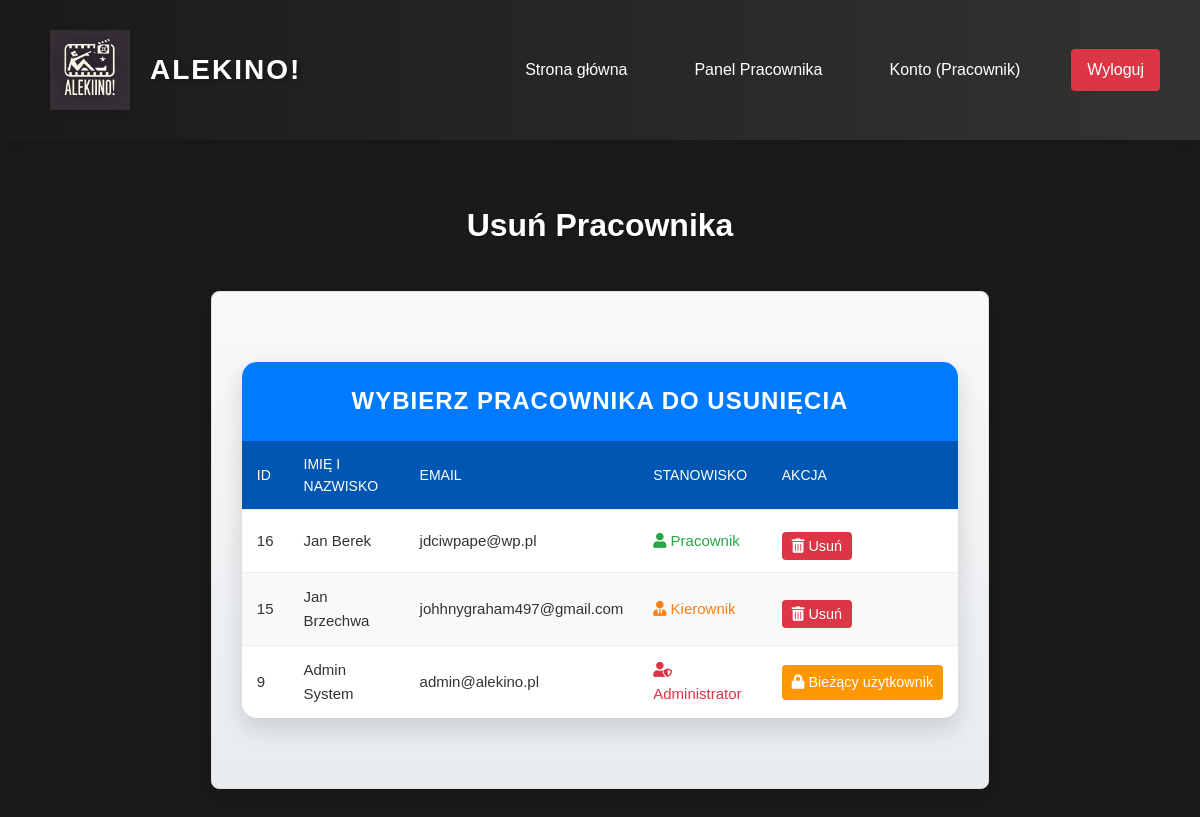
/admin/usun_pracownika.php (signed in), run on the app's committed database.
### tables this page shows
CREATE TABLE `pracownicy` (
  `pracownik_id` int(11) NOT NULL,
  `imie` varchar(50) NOT NULL,
  `nazwisko` varchar(50) NOT NULL,
  `email` varchar(100) NOT NULL,
  `telefon` varchar(15) DEFAULT NULL,
  `haslo` varchar(255) NOT NULL,
  `stanowisko` enum('admin','kierownik','pracownik') NOT NULL,
  `data_zatrudnienia` datetime DEFAULT current_timestamp()
);

### admin/usun_pracownika.php (the view, shortened to what this page needs)
<?php
$conn = new mysqli(DB_HOST, DB_USER, DB_PASS, DB_NAME);
$pracownicy = [];
$query = "SELECT pracownik_id, imie, nazwisko, email, stanowisko FROM pracownicy ORDER BY nazwisko, imie";
$result = $conn->query($query);
if ($result && $result->num_rows > 0) {
    while ($row = $result->fetch_assoc()) {
        $pracownicy[] = $row;
    }
}
?>
<!DOCTYPE html>
<html lang="pl">
<head>
    <link rel="stylesheet" href="../zasoby/css/style.css">
    <link rel="stylesheet" href="https://cdnjs.cloudflare.com/ajax/libs/font-awesome/5.15.4/css/all.min.css">
</head>
<body>
    <header>
        <div class="logo-container">
            <img src="../zdjecia/logo/logo.png" alt="Alekino Logo">
            <h1>Alekino!</h1>
        </div>
        <nav>
            <ul>
                <li><a href="../index.php">Strona główna</a></li>
                <li><a href="panel_pracownika.php">Panel Pracownika</a></li>
                <?php if (isset($_SESSION['pracownik_id'])): ?>
                    <li><a href="konto_pracownika.php">Konto (Pracownik)</a></li>
                    <li><a href="../autoryzacja/logout.php" class="logout-btn">Wyloguj</a></li>
                <?php endif; ?>
            </ul>
        </nav>
    </header>
    <main class="admin-panel">
        <h1>Usuń Pracownika</h1>
        <div class="admin-form" style="background: linear-gradient(to bottom, #f8f9fa, #e9ecef); max-width: 95%;">
            <?php if (isset($pracownik_do_usuniecia)): ?>
                <div class="account-container">
                    <div class="account-header">
                        <i class="fas fa-exclamation-triangle profile-icon" style="color: #dc3545;"></i>
                        <h2>Potwierdzenie usunięcia</h2>
                    </div>
                    <p>Czy na pewno chcesz usunąć tego pracownika? Ta operacja jest nieodwracalna.</p>
                    <div class="user-data-container">
                        <div class="data-box">
                            <div class="data-icon">
                                <i class="fas fa-id-badge"></i>
                            </div>
                            <div class="data-content">
                                <h3>ID</h3>
                                <p><?php echo $pracownik_do_usuniecia['pracownik_id']; ?></p>
                            </div>
                        </div>
                        <div class="data-box">
                            <div class="data-icon">
                                <i class="fas fa-user"></i>
                            </div>
                            <div class="data-content">
                                <h3>Imię i nazwisko</h3>
                                <p><?php echo htmlspecialchars($pracownik_do_usuniecia['imie'] . ' ' . $pracownik_do_usuniecia['nazwisko']); ?>
                                </p>
                            </div>
                        </div>
                        <div class="data-box">
                            <div class="data-icon">
                                <i class="fas fa-envelope"></i>
                            </div>
                            <div class="data-content">
                                <h3>Email</h3>
                                <p><?php echo htmlspecialchars($pracownik_do_usuniecia['email']); ?></p>
                            </div>
                        </div>
                        <div class="data-box">
                            <div class="data-icon">
                                <i class="fas fa-briefcase"></i>
                            </div>
                            <div class="data-content">
                                <h3>Stanowisko</h3>
                                <p><?php echo htmlspecialchars($pracownik_do_usuniecia['stanowisko']); ?></p>
                            </div>
                        </div>
                    </div>
                    <div class="account-actions">
                        <form method="POST" action="">
                            <input type="hidden" name="pracownik_id"
                                value="<?php echo $pracownik_do_usuniecia['pracownik_id']; ?>">
                            <button type="submit" name="usun_pracownika" class="cancel-btn">
                                <i class="fas fa-trash-alt"></i> Tak, usuń pracownika
                            </button>
                        </form>
                        <a href="usun_pracownika.php" class="return-btn">
                            <i class="fas fa-times"></i> Anuluj
                        </a>
                    </div>
                </div>
            <?php else: ?>
                <div class="employee-list">
                    <h2>Wybierz pracownika do usunięcia</h2>
                    <?php if (empty($pracownicy)): ?>
                        <p>Brak pracowników w systemie.</p>
                    <?php else: ?>
                        <table>
                            <thead>
                                <tr>
                                    <th>ID</th>
                                    <th>Imię i Nazwisko</th>
                                    <th>Email</th>
                                    <th>Stanowisko</th>
                                    <th>Akcja</th>
                                </tr>
                            </thead>
                            <tbody>
                                <?php foreach ($pracownicy as $pracownik): ?>
                                    <tr>
                                        <td><?php echo $pracownik['pracownik_id']; ?></td>
                                        <td><?php echo htmlspecialchars($pracownik['imie'] . ' ' . $pracownik['nazwisko']); ?></td>
                                        <td><?php echo htmlspecialchars($pracownik['email']); ?></td>
                                        <td>
                                            <?php
                                            switch ($pracownik['stanowisko']) {
                                                case 'admin':
                                                    echo '<span style="color: #dc3545;"><i class="fas fa-user-shield"></i> Administrator</span>';
                                                    break;
                                                case 'kierownik':
                                                    echo '<span style="color: #fd7e14;"><i class="fas fa-user-tie"></i> Kierownik</span>';
                                                    break;
                                                default:
                                                    echo '<span style="color: #28a745;"><i class="fas fa-user"></i> Pracownik</span>';
                                            }
                                            ?>
                                        </td>
                                        <td>
                                            <?php if ($pracownik['pracownik_id'] != $_SESSION['pracownik_id']): ?>
                                                <form method="POST" action="">
                                                    <button type="submit" name="potwierdz_usuniecie" class="cancel-btn">
                                                        <i class="fas fa-trash-alt"></i> Usuń
                                                    </button>
                                                </form>
                                            <?php else: ?>
                                                <span class="employee-status">
                                                    <i class="fas fa-lock"></i> Bieżący użytkownik
                                                </span>
                                            <?php endif; ?>
                                        </td>
                                    </tr>
                                <?php endforeach; ?>
                            </tbody>
                        </table>
                    <?php endif; ?>
                </div>
            <?php endif; ?>
        </div>
    </main>
</body>
</html>

### data on the page
pracownicy: pracownik_id "16", imie+nazwisko "Jan Berek", email "jdciwpape@wp.pl", stanowisko "pracownik" (drawn)
pracownicy: pracownik_id "15", imie+nazwisko "Jan Brzechwa", email "johhnygraham497@gmail.com", stanowisko "kierownik" (drawn)
pracownicy: pracownik_id "9", imie+nazwisko "Admin System", email "admin@alekino.pl", stanowisko "admin" (drawn), shows "Bieżący użytkownik"
